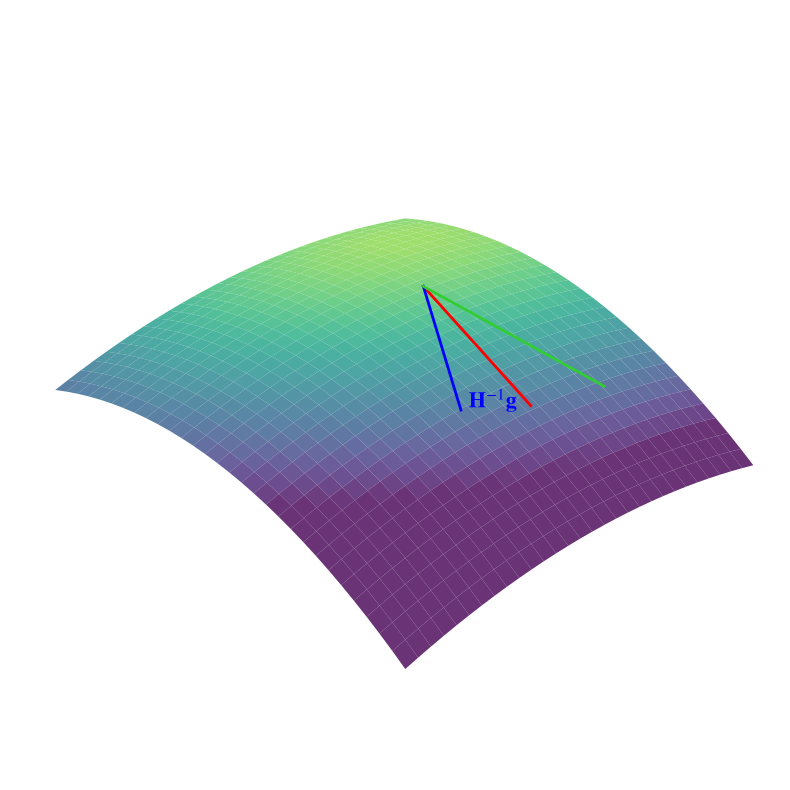

The Python source for this figure:
import matplotlib as mpl
import numpy as np

mpl.use("Agg")
mpl.rcParams.update({
    "text.usetex": False,
    "font.family": "serif",
    "mathtext.fontset": "stix",
})
import matplotlib.pyplot as plt
from matplotlib.colors import Normalize
from matplotlib.colors import LinearSegmentedColormap
from mpl_toolkits.mplot3d.art3d import Poly3DCollection

SURFACE_COEFFS = (0.5, 0.25)
POINT = (1, -0.75)
X_RANGE = (-0.75, 4)
Y_RANGE = (-4, 0.75)
Z_RANGE = (-13, 5)
COLOR_MIN = -6.5
COLORMAP = "viridis"
# COLORMAP = "magma"
# COLORMAP = "inferno"
COLORMAP_MAX = 0.82


def concave_surface(x, y, coeffs):
    a, b = coeffs
    return -(a * x**2 + b * y**2)


def concave_gradient(x, y, coeffs):
    a, b = coeffs
    return np.array([-2 * a * x, -2 * b * y])


def concave_hessian(coeffs):
    a, b = coeffs
    return np.array([[-2 * a, 0.0], [0.0, -2 * b]])


def tangent_z(x, y, point, coeffs):
    x0, y0 = point
    z0 = concave_surface(x0, y0, coeffs)
    fx0, fy0 = concave_gradient(x0, y0, coeffs)
    return z0 + fx0 * (x - x0) + fy0 * (y - y0)


def unit_vector(vector, length=2.4):
    norm = np.linalg.norm(vector)
    if norm == 0:
        return vector
    return length * vector / norm


def truncated_colormap(name, min_value=0.0, max_value=COLORMAP_MAX, n=256):
    cmap = plt.get_cmap(name)
    colors = cmap(np.linspace(min_value, max_value, n))
    return LinearSegmentedColormap.from_list(f"{name}_truncated", colors)


def plot_concave_surface(ax, coeffs, x_range, y_range, cmap):
    x = np.linspace(*x_range, 30)
    y = np.linspace(*y_range, 30)
    X, Y = np.meshgrid(x, y)
    Z = concave_surface(X, Y, coeffs)
    norm = Normalize(vmin=COLOR_MIN, vmax=Z.max(), clip=True)

    return ax.plot_surface(
        X,
        Y,
        Z,
        cmap=truncated_colormap(cmap),
        norm=norm,
        edgecolor="none",
        linewidth=0,
        antialiased=False,
        alpha=0.8,
        zorder=1,
    )


def plot_tangent_plane(ax, point, coeffs, half_width=1.8):
    x0, y0 = point
    z0 = concave_surface(x0, y0, coeffs)
    plane_corners_xy = [
        (x0 - half_width, y0 - half_width),
        (x0 + half_width, y0 - half_width),
        (x0 + half_width, y0 + half_width),
        (x0 - half_width, y0 + half_width),
    ]
    plane_corners = [
        (px, py, tangent_z(px, py, point, coeffs)) for px, py in plane_corners_xy
    ]

    ax.add_collection3d(
        Poly3DCollection(
            [plane_corners],
            facecolors="white",
            edgecolors="none",
            linewidths=0,
            alpha=0.75,
            zorder=5,
        )
    )
    ax.scatter([x0], [y0], [z0], color="black", s=15, depthshade=False, zorder=10)


def plot_direction_arrow(ax, point, coeffs, direction_xy, color, zorder):
    x0, y0 = point
    z0 = concave_surface(x0, y0, coeffs)
    fx0, fy0 = concave_gradient(x0, y0, coeffs)
    direction_xy = unit_vector(np.asarray(direction_xy, dtype=float))
    direction_z = fx0 * direction_xy[0] + fy0 * direction_xy[1]

    x1 = x0 + direction_xy[0]
    y1 = y0 + direction_xy[1]
    z1 = z0 + direction_z

    ax.plot(
        [x0, x1],
        [y0, y1],
        [z0, z1],
        color=color,
        linewidth=2.0,
        zorder=zorder,
    )
    return x1, y1, z1


def plot_gradient_descent_arrow(ax, point, coeffs):
    direction_xy = -concave_gradient(*point, coeffs)
    plot_direction_arrow(ax, point, coeffs, direction_xy, color="red", zorder=15)


def plot_negative_newton_arrow(ax, point, coeffs):
    gradient = concave_gradient(*point, coeffs)
    hessian = concave_hessian(coeffs)
    direction_xy = np.linalg.solve(hessian, gradient)
    x1, y1, z1 = plot_direction_arrow(
        ax, point, coeffs, direction_xy, color="blue", zorder=16
    )
    ax.text(
        x1 + 0.1,
        y1,
        z1 + 0.2,
        r"$\mathbf{H}^{-1}\mathbf{g}$",
        color="blue",
        fontsize=16,
        zorder=20,
    )


def plot_x_only_newton_arrow(ax, point, coeffs):
    gradient = concave_gradient(*point, coeffs)
    hessian = concave_hessian(coeffs)
    direction_xy = np.array([gradient[0] / hessian[0, 0], 0.0])
    plot_direction_arrow(ax, point, coeffs, direction_xy, color="limegreen", zorder=18)


def style_axes(ax):
    ax.set_title("")
    ax.set_xlabel("")
    ax.set_ylabel("")
    ax.set_zlabel("")
    ax.set_xlim(*X_RANGE)
    ax.set_ylim(*Y_RANGE)
    ax.set_zlim(*Z_RANGE)
    ax.set_xticks([])
    ax.set_yticks([])
    ax.set_zticks([])
    for axis in [ax.xaxis, ax.yaxis, ax.zaxis]:
        axis._axinfo["grid"]["color"] = (1, 1, 1, 0)
    ax.xaxis.pane.fill = False
    ax.yaxis.pane.fill = False
    ax.zaxis.pane.fill = False
    ax.grid(False)
    ax.set_axis_off()
    ax.view_init(elev=18, azim=-45)


def render(cmap, output_path):
    fig = plt.figure(figsize=(10, 8))
    ax = fig.add_subplot(111, projection="3d", computed_zorder=False)

    surf = plot_concave_surface(ax, SURFACE_COEFFS, X_RANGE, Y_RANGE, cmap)
    # plot_tangent_plane(ax, POINT, SURFACE_COEFFS)
    plot_gradient_descent_arrow(ax, POINT, SURFACE_COEFFS)
    plot_negative_newton_arrow(ax, POINT, SURFACE_COEFFS)
    plot_x_only_newton_arrow(ax, POINT, SURFACE_COEFFS)
    style_axes(ax)

    fig.tight_layout()
    fig.savefig(output_path, format="pdf", bbox_inches="tight")
    plt.close(fig)


def main():
    render(COLORMAP, "concept.pdf")


if __name__ == "__main__":
    main()
